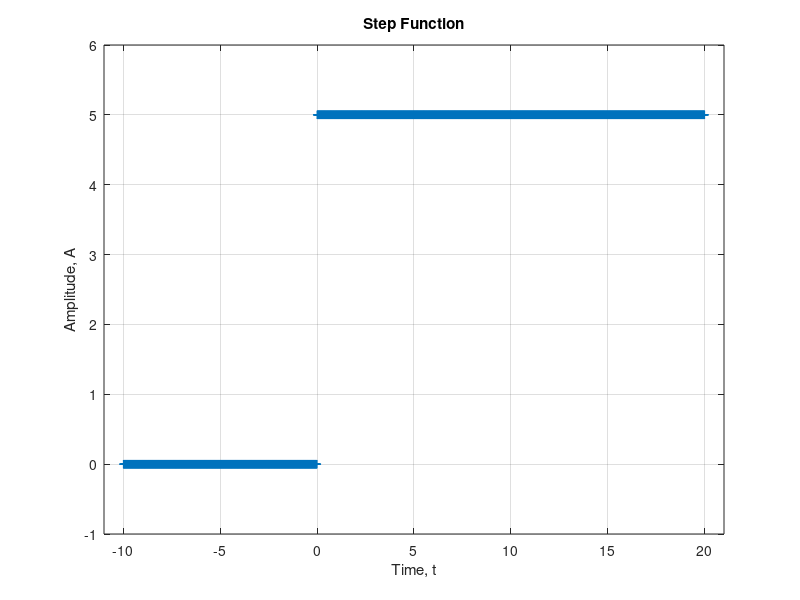

MATLAB code for this plot:
t = -10:0.01:20;
y = [zeros(1, length(-10:0.01:0-0.01))...
    5 * ones(1, length(0:0.01:20))];
plot (t,y,'+')
grid on 
xlabel ('Time, t')
ylabel ('Amplitude, A')
title ('Step Function')
axis ([-11,21,-1,6])